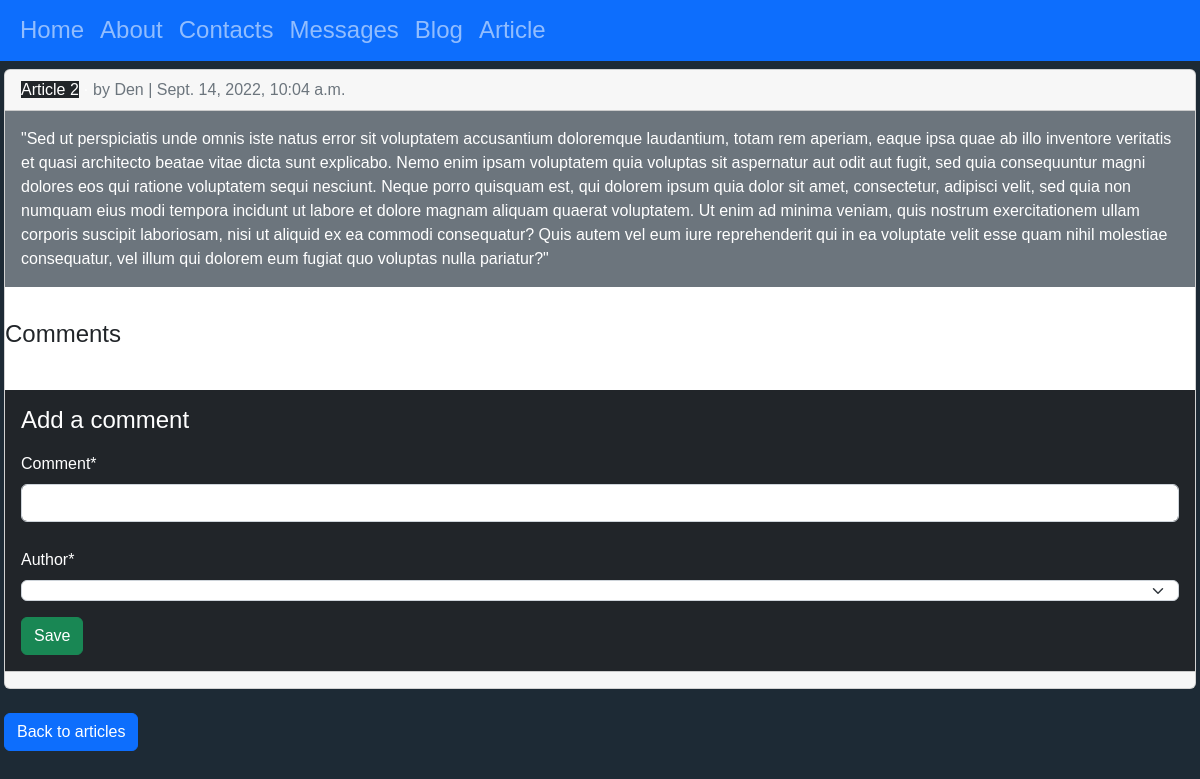
Page /articles/article/2/ on the earlier database version.
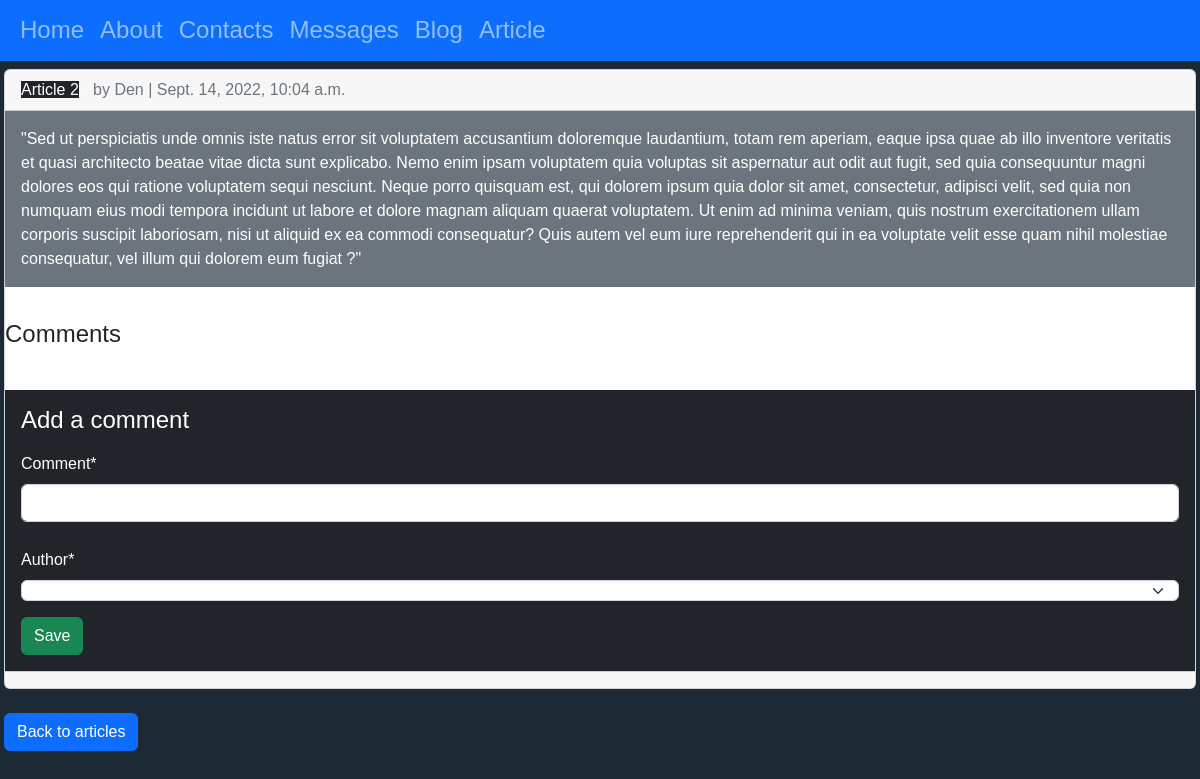
Same page on the later database version.
### articles/models.py (models this page shows, shortened)
class Article(models.Model):
    title = models.CharField(max_length=255)
    body = models.TextField()
    date = models.DateTimeField(auto_now_add=True)
    author = models.ForeignKey("auth.User", on_delete=models.CASCADE)

### articles/views.py (the view, shortened to what this page needs)
# urls.py: path("article/<int:pk>/", ArticleDetailView.as_view(), name = "article_detail"),
class ArticleDetailView(View):
    def get(self, request, *args, **kwargs):
        view = CommentGet.as_view()
        return view(request, *args, **kwargs)

### articles/forms.py
class CommentForm(forms.ModelForm):
    class Meta:
        model = Comment
        fields = ("comment", "author")

### articles/views.py (called while the page is built)
    def get_context_data(self, **kwargs):
        context = super().get_context_data(**kwargs)
        context["form"] = CommentForm()
        return context

### templates/article_detail.html (shortened to what this page needs)
{% extends "base.html" %}
{% load crispy_forms_tags %}
{% block content %}
<div class="card">
    <div class="card-header">
        <span class="font-weight-bold bg-dark">{{ article.title }}</span> &middot;
        <span class="text-muted">by {{ article.author }} |
            {{ article.date }}</span>
    </div>
    <div class="card-body bg-secondary">
        {{ article.body }}
    </div>
    <hr>
    <h4 class="text-dark">Comments</h4>
    <hr>
    <div class="bg-dark p-3">
        <h4>Add a comment</h4>
        <form action="" method="post">
            {{ form|crispy }}
            <button class="btn btn-success ml-2" type="submit">Save</button>
        </form>
    </div>
    <div class="card-footer text-center text-muted">
    </div>
</div>
<br />
<a href="{% url 'article_list' %}" class="btn btn-primary">Back to articles</a>
{% endblock content %}

Differences in the rows shown:
changed Article "Article 2": body "…qui dolorem eum fugiat quo voluptas nulla pariatur?\"" → "…qui dolorem eum fugiat ?\""
